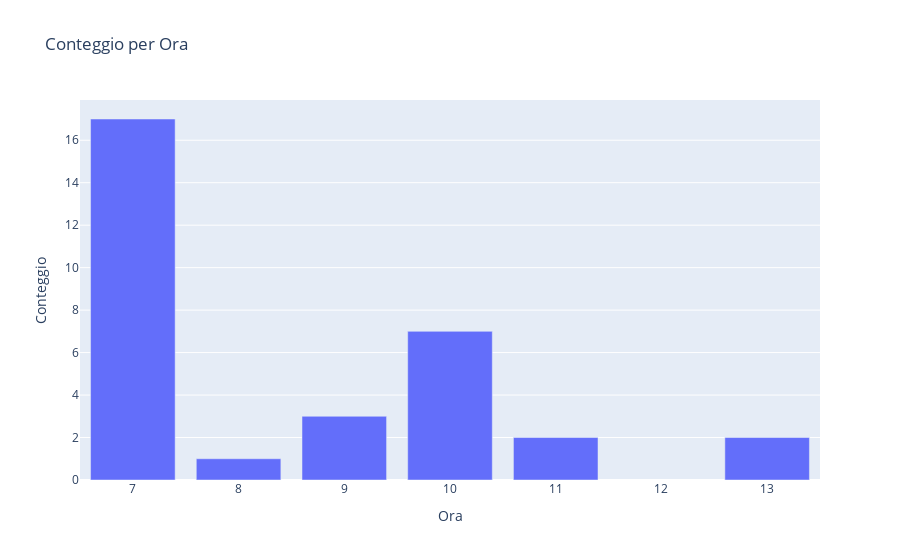

Here is the notebook cell this chart was saved with:
### Code cell
plot_bar_chart(df[df['Mese'].isin(['Dicembre', 'Gennaio', 'Febbraio'])], 'Ora')

### Figure 1 — Plotly figure (JSON) as saved in the notebook; plotly's stock layout.template omitted (floating-point values rounded to 4 significant figures)
{"data": [{"type": "bar", "x": [7, 10, 9, 11, 13, 8], "y": [17, 7, 3, 2, 2, 1]}], "layout": {"title": {"text": "Conteggio per Ora"}, "xaxis": {"title": {"text": "Ora"}}, "yaxis": {"title": {"text": "Conteggio"}}}}
